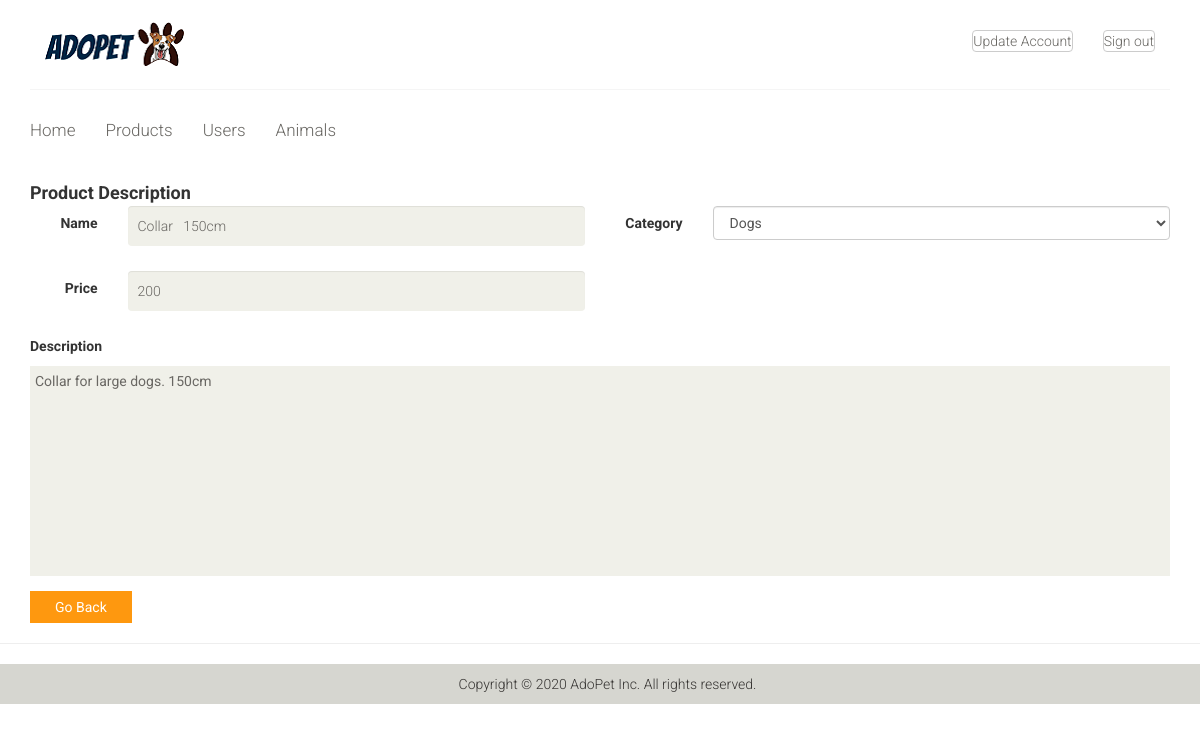
Page /admin/products_desc_modal.php?id=2 (signed in) on the earlier database version.
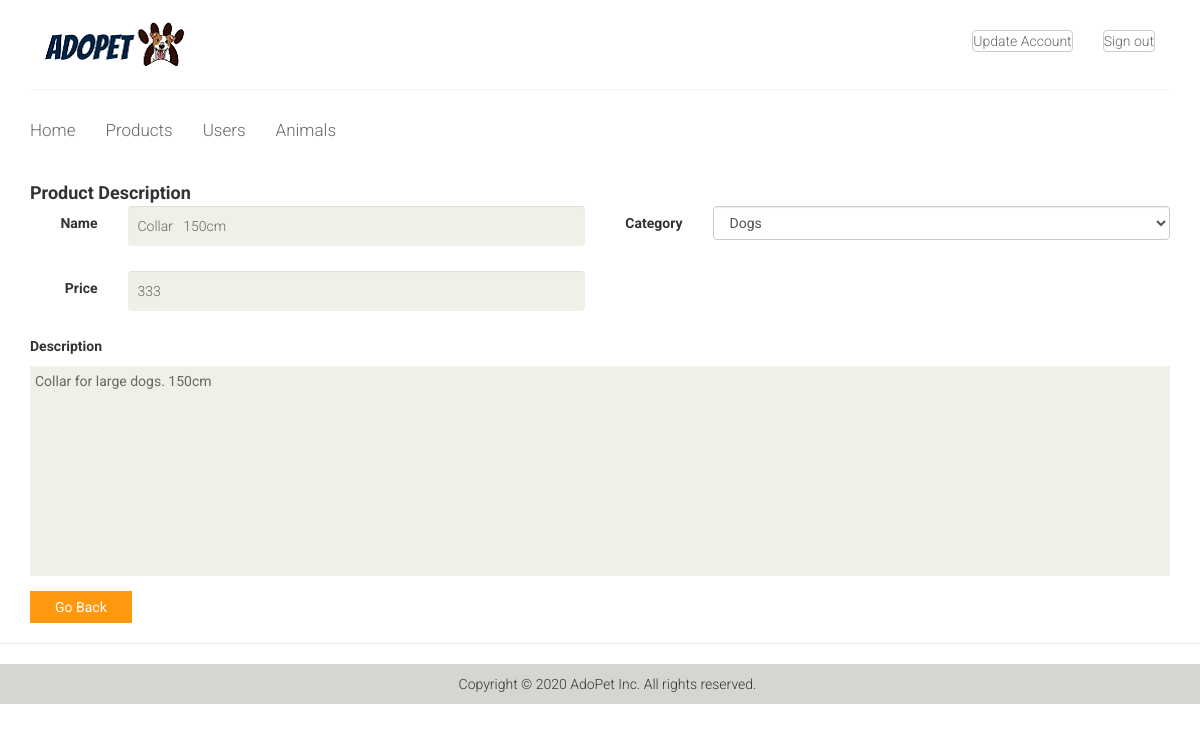
Same page on the later database version.
### tables this page shows
CREATE TABLE IF NOT EXISTS `products` (
  `id` int(11) NOT NULL AUTO_INCREMENT,
  `category_id` int(11) NOT NULL,
  `name` text NOT NULL,
  `description` text NOT NULL,
  `price` double NOT NULL,
  `photo` varchar(200) NOT NULL,
  `date_view` date DEFAULT NULL,
  `counter` int(11) DEFAULT NULL,
  PRIMARY KEY (`id`)
);

### admin/products_desc_modal.php (the view, shortened to what this page needs)
  <?php include 'includes/session.php'; ?>
  <?php
$id = $_GET["id"];
$conn = $pdo->open();
$stmt = $conn->prepare("SELECT * FROM products WHERE id=:id");
			$stmt->execute(['id'=>$id]);
	    $product = $stmt->fetch();
      $name = $product['name'];
      $category = $product['category_id'];
      $price = $product['price'];
      $description = $product['description'];
?>
<?php include 'includes/header.php'; ?>
<body>
<div class="wrapper">
<?php include 'includes/navbar.php'; ?>
  <?php include 'includes/menubar.php'; ?>
		</div>
<div class="content-wrapper">
<div class="container">
<div class="signup-form" id="edit">
              <h4 class="modal-title"><b>Product Description</b></h4>
              <form class="form-horizontal" method="POST" action="products_edit.php">
                <div class="form-group">
                  <label for="edit_name" class="col-sm-1 control-label">Name</label>
                  <div class="col-sm-5">
                    <input type="text" class="form-control" id="edit_name" name="name" value="<?php echo $name;?>">  </div>
                  <label for="edit_category" class="col-sm-1 control-label">Category</label>
                  <div class="col-sm-5">
                    <select class="form-control" id="edit_category" name="category" value="<?php echo $category;?>">
                      <?php
                        $conn = $pdo->open();
                        $stmt = $conn->prepare("SELECT * FROM category WHERE id=$category");
                        $stmt->execute();
                        foreach($stmt as $crow){
                          $selected = ($crow['id'] == $catid) ? 'selected' : '';
                          echo "
                            <option value='".$crow['id']."' ".$selected.">".$crow['name']."</option>
                          ";
                        }
                      ?>
                    </select>
                  </div>
                </div>
                <div class="form-group">
                  <label for="edit_price" class="col-sm-1 control-label">Price</label>
                  <div class="col-sm-5">
                    <input type="text" class="form-control" id="edit_price" name="price" value="<?php echo $price;?>">
                  </div>
                </div>
                <p><b>Description</b></p>
                <div class="form-group">
                  <div class="col-sm-12">
                    <textarea id="editor2" name="description" rows="10" cols="80"><?php echo $description;?></textarea>
                  </div>
                </div>
			      	<button  onclick="history.back()" type="button" class="btn btn-default btn-flat pull-left" ><i class="fa fa-close"></i>Go Back</button>
            	</form>
</div>
</div>
</div>
<hr>
<?php include 'includes/footer.php'; ?>
</body>
</html>

Differences in the rows shown:
changed products "Collar 150cm": price "200" → "333"
